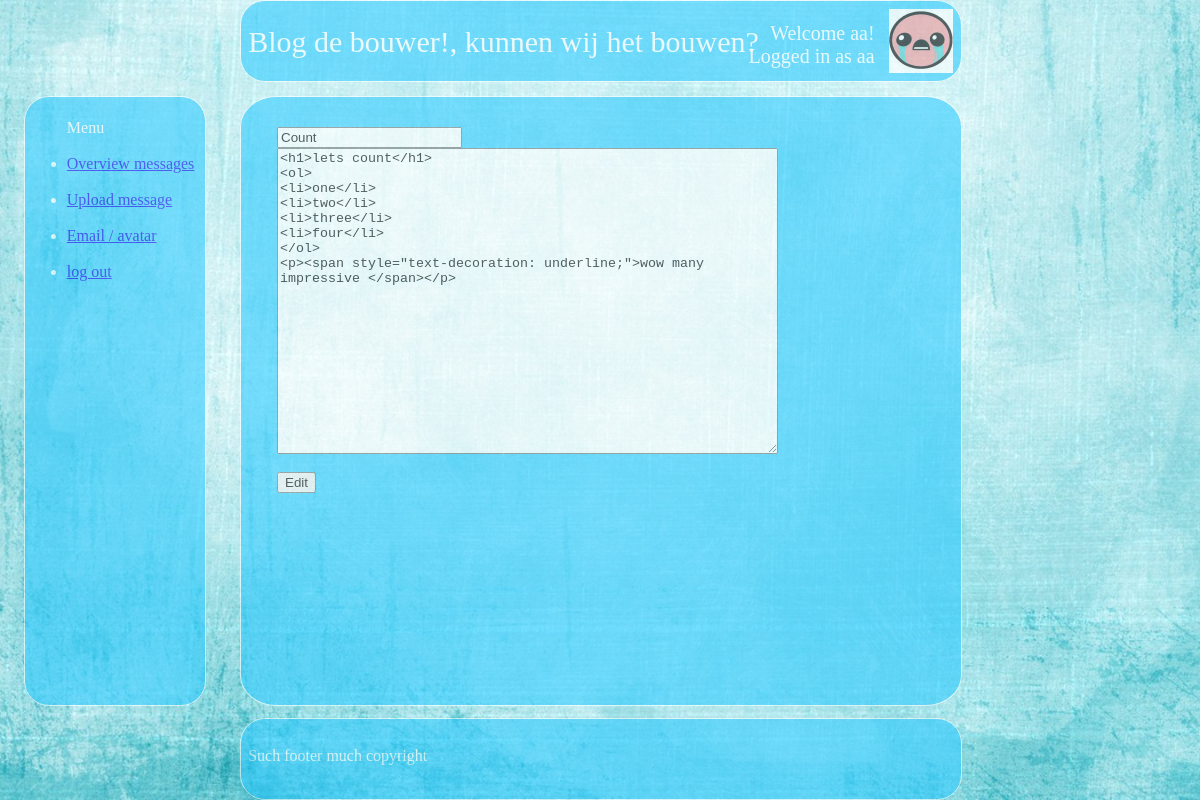
Screenshot of /view/update_message_form.php?id=10 (signed in) with the database file from the repository.
### tables this page shows
CREATE TABLE IF NOT EXISTS `message` (
  `ID` int(11) NOT NULL,
  `titel` varchar(200) NOT NULL,
  `message` text NOT NULL,
  `op` int(11) NOT NULL
);

### view/update_message_form.php (the view, shortened to what this page needs)
<head>
</head>
<?php
include '../include/menu.php';
include '../include/header.php';
$id = $_GET['id'];
include '../model/connect.php';
$sql = "SELECT titel, message
FROM message
WHERE id=$id";
$result = mysqli_query($conn, $sql);
while(list($titel, $message)= mysqli_fetch_row($result)){
	echo "
	<form action=\"../controller/update_message.php\" method=\"GET\">
		<input type=\"text\" name=\"titel\" value=\"$titel\" required><br>
		<textarea id=\"mytextarea\" name=\"message\" cols=\"60\" rows=\"20\" required>$message</textarea><br>
		<input type=\"hidden\" name=\"id\" value=\"$id\"><br>
		<input type=\"submit\" name=\"submit\" value=\"Edit\"><br>
	</form>
	";
}
include '../include/footer.php';
?>

### rows the page displays
message: titel "Count", message "<h1>lets count</h1> <ol> <li>one</li> <li>two</li> <li>three</li> <li>four</li> </ol> <p><span style=\"text-decoration: underline;\">wow many impressive </span></p>"

### other values shown
$_SESSION['name'] "aa"
$_SESSION['username'] "aa"
